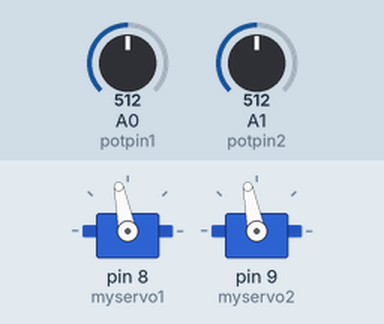
Simulated run of this sketch. Board: Arduino Uno, built with avr-gcc and run on an emulated ATmega328P. On the bench: 2 × servo. The inputs (shaded band) are chosen by the test bench; at power-on: A0 (potpin1) = 512, A1 (potpin2) = 512.

Above: at 1.2 s.
1.3 s: A0 (potpin1) set to 716
At 2.0 s:
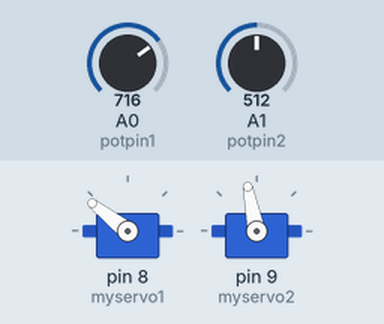
2.8 s: A1 (potpin2) set to 716
At 3.4 s:
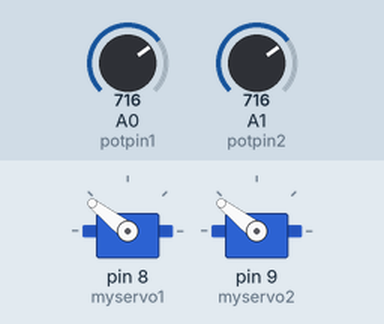
4.3 s: A0 (potpin1) set to 900
At 4.9 s:
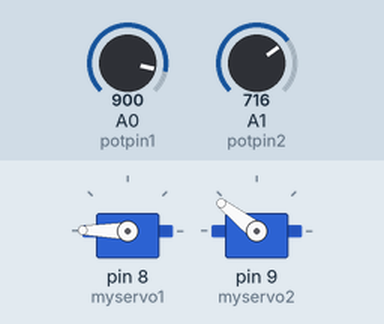
5.8 s: A1 (potpin2) set to 900
At 6.4 s:
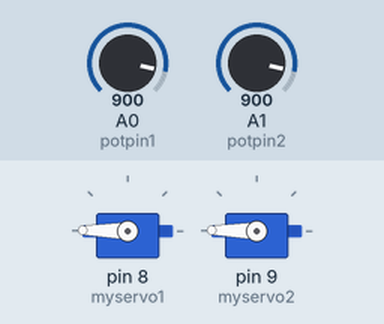
7.3 s: A0 (potpin1) set to 1023
At 7.8 s:
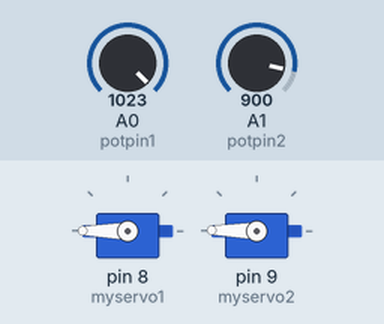
8.8 s: A1 (potpin2) set to 1023
At 9.3 s:
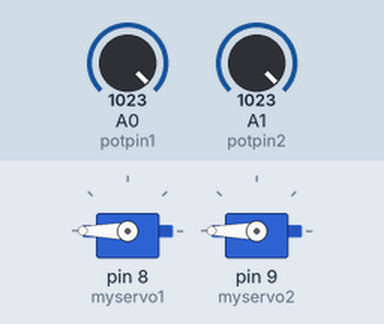
Timing chart, 0 to 11.3 s (numbered marks = the images above; inputs shaded):
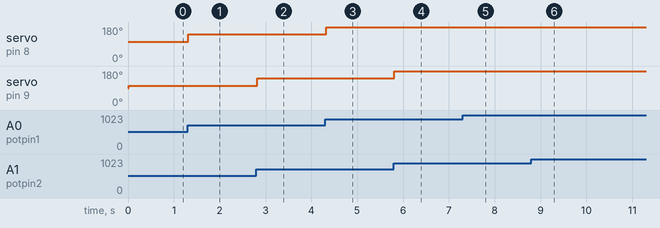

Measured:
- after the input at 1.3 s, servo on pin 8 (myservo1): 101° → 142° at once
- after the input at 2.8 s, servo on pin 9 (myservo2): 101° → 142° at once
- after the input at 4.3 s, servo on pin 8 (myservo1): 142° → 179° at once
- after the input at 5.8 s, servo on pin 9 (myservo2): 142° → 179° at once
- after the input at 7.3 s, servo on pin 8 (myservo1): 179° → 180° at once
- after the input at 8.8 s, servo on pin 9 (myservo2): 179° → 180° at once

The sketch:

robotkol.ino
```cpp
#include <Servo.h>

Servo myservo1;
Servo myservo2;
int potpin1 = 0;
int potpin2=1;
int val1;
int val2;
void setup()  {
  myservo1.attach(8);
   myservo2.attach(9);
}
void loop()  {
  val1 = analogRead(potpin1);
  val1 = map(val1, 0, 900, 0, 179);
  myservo1.write(val1);
  delay(15);
  val2 = analogRead(potpin2);
  val2 = map(val2, 0, 900, 0, 179);
  myservo2.write(val2);
  delay(15);
}
```
